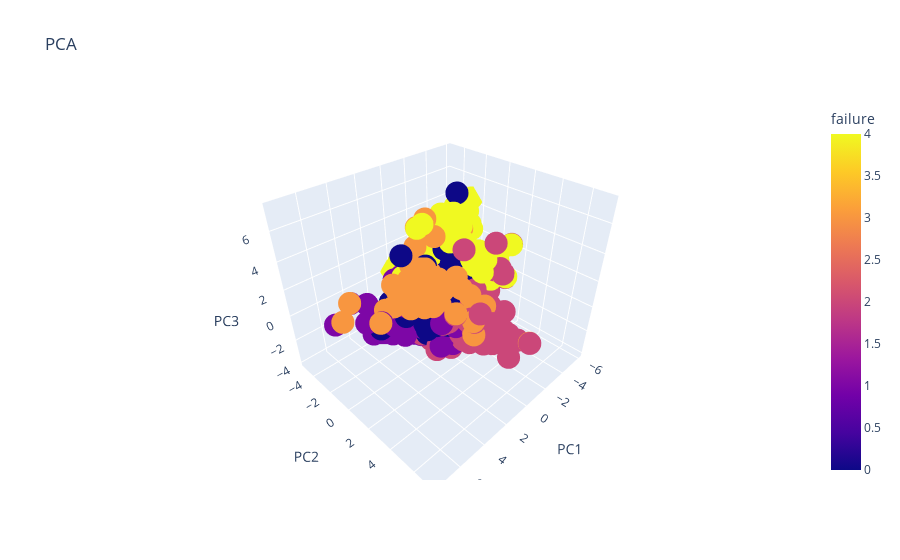

Notebook source saved alongside this figure:
### Code cell
fig = px.scatter_3d(datos_telemetria_agg_pca, x='PC1', y='PC2', z='PC3',color='failure', title='PCA')
fig.show()

### Figure 1 — Plotly figure (JSON) as saved in the notebook; plotly's stock layout.template omitted (floating-point values rounded to 4 significant figures; data arrays with more than 128 entries replaced by an {"elided": "..."} marker saying what was removed)
{"data": [{"hovertemplate": "PC1=%{x}<br>PC2=%{y}<br>PC3=%{z}<br>failure=%{marker.color}<extra></extra>", "legendgroup": "", "marker": {"color": {"elided": "1522 int values"}, "coloraxis": "coloraxis", "symbol": "circle"}, "mode": "markers", "name": "", "scene": "scene", "showlegend": false, "type": "scatter3d", "x": {"elided": "1522 float values"}, "y": {"elided": "1522 float values"}, "z": {"elided": "1522 float values"}}], "layout": {"coloraxis": {"colorbar": {"title": {"text": "failure"}}, "colorscale": [[0, "#0d0887"], [0.1111, "#46039f"], [0.2222, "#7201a8"], [0.3333, "#9c179e"], [0.4444, "#bd3786"], [0.5556, "#d8576b"], [0.6667, "#ed7953"], [0.7778, "#fb9f3a"], [0.8889, "#fdca26"], [1, "#f0f921"]]}, "legend": {"tracegroupgap": 0}, "scene": {"domain": {"x": [0, 1], "y": [0, 1]}, "xaxis": {"title": {"text": "PC1"}}, "yaxis": {"title": {"text": "PC2"}}, "zaxis": {"title": {"text": "PC3"}}}, "title": {"text": "PCA"}}}
